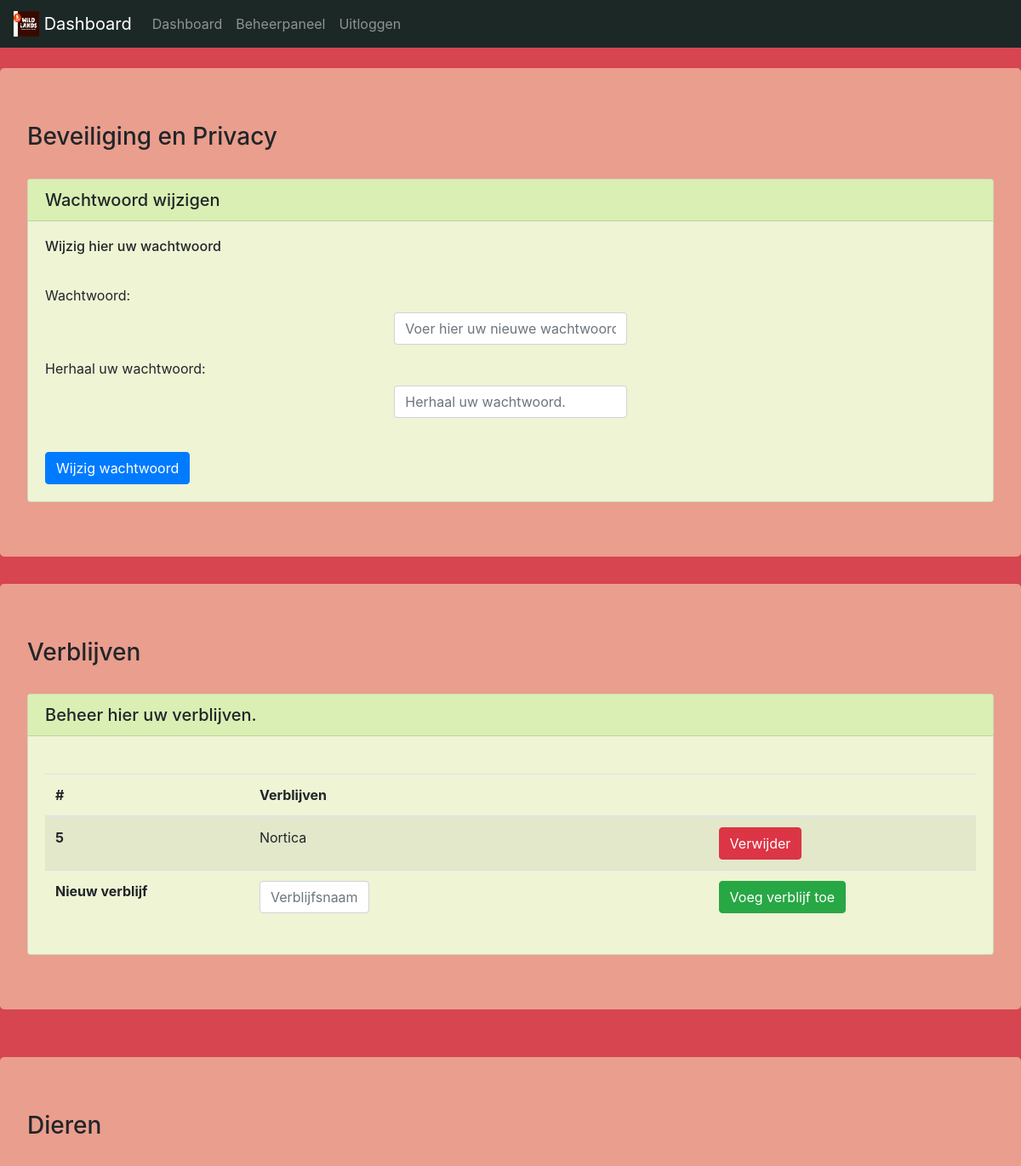
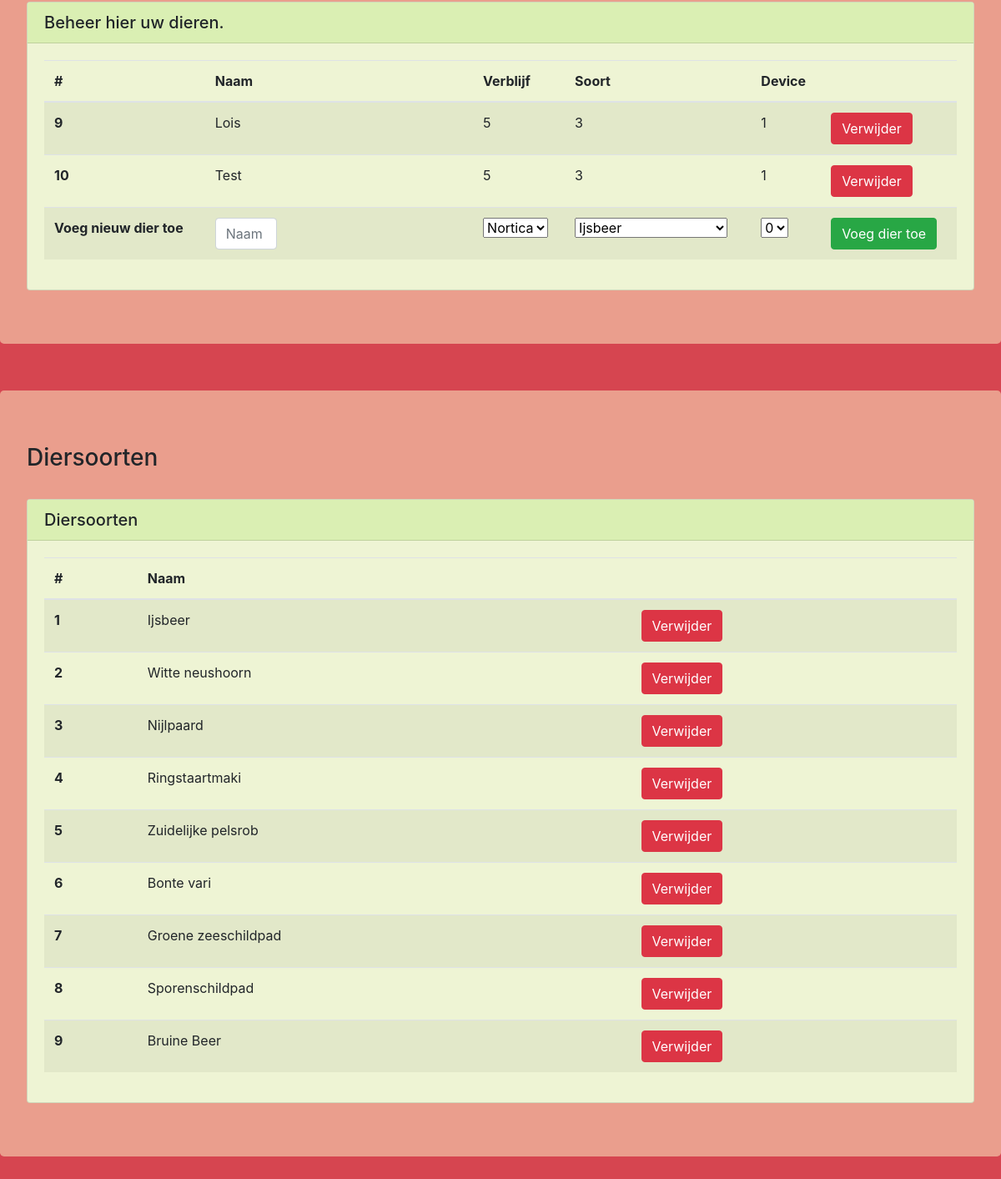
Screenshot of /panel (signed in) with the database file from the repository (2 pictures, top to bottom).
### Webapplicatie/models.py (models this page shows, shortened)
class Verblijf(db.Model):
    __tablename__ = "Verblijf"
    id = db.Column(db.Integer, primary_key = True)
    name = db.Column(db.Text)

class Dier(db.Model):
    __tablename__ = "Dier"
    id = db.Column(db.Integer, primary_key = True)
    soort = db.Column(db.Integer, db.ForeignKey("Diersoort.id"))
    name = db.Column(db.Text)
    detected = db.Column(db.Boolean)
    device = db.Column(db.Integer, db.ForeignKey("Device.id"))
    verblijf = db.Column(db.Integer,db.ForeignKey("Verblijf.id"))

class Diersoort(db.Model):
    __tablename__ = "Diersoort"
    id = db.Column(db.Integer, primary_key = True)
    name = db.Column(db.Text)

### Webapplicatie/views.py (the view, shortened to what this page needs)
@app.route('/panel', methods=['GET', 'POST'])
@login_required
def panel():
    admin = current_user.admin
    stays = Verblijf.query.all()
    animals = Dier.query.all()
    sort = Diersoort.query.all()
    change_pw = change_password()
    addstay = add_stay()
    addanimal = add_animal()
    return render_template('panel.html', admin=admin, change_pw=change_pw, stays=stays, addstay=addstay, animals=animals, addanimal=addanimal, sort=sort)

### Webapplicatie/forms.py
class change_password(FlaskForm):
    password = PasswordField('Wachtwoord: ', validators=[DataRequired(), EqualTo('confirm', message='De wachtwoorden komen niet overeen!')])
    confirm = PasswordField('Herhaal uw wachtwoord: ', validators=[DataRequired()])
    submit = SubmitField('Wijzig wachtwoord')

class add_stay(FlaskForm):
    stay = StringField(validators=[DataRequired()])
    submit = SubmitField('Voeg verblijf toe')

### Webapplicatie/models.py (called while the page is built)
    @login_manager.user_loader
    def load_user(user_id):
        return User.query.get(user_id)

### Webapplicatie/views.py (called while the page is built)
@app.after_request
def add_header(response):
    response.headers['Cache-Control'] = 'public, max-age=0'
    return response

### Webapplicatie/templates/panel.html (shortened to what this page needs)
{% extends 'base.html' %}
{% block content %}
<br>
<div class="jumbotron" style="background: #EA9E8D;">
    <h3>Beveiliging en Privacy</h3>
    <br>
    <div class="card" style="background: #EEF4D4;">
        <h5 class="card-header" style="background: #DAEFB3;">Wachtwoord wijzigen</h5>
        <div class="card-body">
            <h6 class="card-title">Wijzig hier uw wachtwoord</h6>
            <br>
            <form method="POST">
            <div class="form-group">
                {{ change_pw.password.label }}
                {{ change_pw.password(class="form-control", style="width: 25%; margin-left: auto; margin-right: auto;", placeholder="Voer hier uw nieuwe wachtwoord in.")  }}
            </div>
            <div class="form-group">
                {{ change_pw.confirm.label }}
                {{ change_pw.confirm(class="form-control", style="width: 25%; margin-left: auto; margin-right: auto;", placeholder="Herhaal uw wachtwoord.")  }}
            </div>
            <br>
            {{ change_pw.submit(class="btn btn-primary") }}
            </form>
        </div>
    </div>
</div>
{% if admin %}
<div class="jumbotron" style="background: #EA9E8D;">
    <h3>Verblijven</h3>
    <br>
    <div class="card" style="background: #EEF4D4;">
        <h5 class="card-header" style="background: #DAEFB3;">Beheer hier uw verblijven.</h5>
        <br>
        <div class="card-body" >
            <table class="table table-striped">
                <thead>
                    <th scope="col">#</th>
                    <th scope="col">Verblijven</th>
                    <th scope="col"></th>
                </thead>
                <tbody>
                    {% for i in stays %}
                    <tr>
                        <th scope="row">{{ i.id }}</th>
                        <td>{{ i.name }}</td>
                        <td><a href="rem_stay/{{ i.id }}", class="btn btn-danger btn-small">Verwijder</a></td>
                    </tr>
                    {% endfor %}
                    <tr>
                        <form method="POST">
                            <th scope="row">Nieuw verblijf</th>
                            <td>{{ addstay.stay(class='form-control', style="width: 25%;", placeholder='Verblijfsnaam') }}</td>
                            <td>{{ addstay.submit(class='btn btn-success btn-small') }}</td>
                        </form>
                    </tr>
                </tbody>
            </table>
        </div>
    </div>
</div>
<br>
<div class="jumbotron" style="background: #EA9E8D;">
    <h3>Dieren</h3>
    <br>
    <div class="card" style="background: #EEF4D4;">
        <h5 class="card-header" style="background: #DAEFB3;">Beheer hier uw dieren.</h5>
        <div class="card-body">
            <table class="table table-striped">
                <thead>
                    <th scope="col">#</th>
                    <th scope="col">Naam</th>
                    <th scope="col">Verblijf</th>
                    <th scope="col">Soort</th>
                    <th scope="col">Device</th>
                    <th></th>
                </thead>
                <tbody>
                    {% for i in animals %}
                    <tr>
                        <th scope="row">{{ i.id }}</th>
                        <td>{{ i.name }}</td>
                        <td>{{ i.verblijf }}</td>
                        <td>{{ i.soort }}</td>
                        <td>{{ i.device }}</td>
                        <td><a href="rem_animal/{{ i.id }}", class="btn btn-danger btn-small">Verwijder</a></td>
                    {% endfor %}
                    </tr>
                    <form method="POST">
                    <tr>
                        <th scope="row">Voeg nieuw dier toe</th>
                        <td>{{ addanimal.naam(class="form-control", placeholder="Naam", style="width: 25%;") }}</td>
                        <td>{{ addanimal.verblijf(class="form-select") }}</td>
                        <td>{{ addanimal.soort(class="form-select") }}</td>
                        <td>{{ addanimal.device(class="form-select") }}</td>
                        <td>{{ addanimal.submit(class="btn btn-success btn-small") }}</td>
                    </tr>
                    </form>
                </tbody>
            </table>
        </div>
    </div>
</div>
<br>
<div class="jumbotron" style="background: #EA9E8D;">
    <h3>Diersoorten</h3>
    <br>
    <div class="card" style="background: #EEF4D4;">
        <h5 class="card-header" style="background: #DAEFB3;">Diersoorten</h5>
        <div class="card-body">
            <table class="table table-striped">
                <thead>
                    <th scope="col">#</th>
                    <th scope="col">Naam</th>
                    <th scope="col"></th>
                </thead>
                <tbody>
                    {% for i in sort %}
                    <tr>
                        <th scope="row">{{ i.id }}</th>
                        <td>{{ i.name }}</td>
                        <td><a href="rem_sort/{{ i.id }}", class="btn btn-danger btn-small">Verwijder</a></td>
                    </tr>
                    {% endfor %}
                </tbody>
            </table>
        </div>
    </div>
</div>
{% endif %}
{% endblock %}

### Webapplicatie/templates/base.html (shortened to what this page needs)
<!DOCTYPE html>
<html>
    <head>
        <link rel="stylesheet" href="https://stackpath.bootstrapcdn.com/bootstrap/4.3.1/css/bootstrap.min.css">
        <link rel="stylesheet" href="static/style.css">
    </head>
    <body style="background-color: #d64550;">
        <nav class="navbar navbar-expand-lg navbar-dark" style="background: #1c2826;">
            <a class="navbar-brand" href="#">
                <img src="static/logo.png" width="30" height="30" class="d-inline-block align-top">
                Dashboard
            </a>
            {% if current_user.is_authenticated %}
            <ul class="navbar-nav mr-auto">
                <li class="nav-item"><a class="nav-link" href="{{ url_for('dashboard') }}">Dashboard</a></li>
                <li class="nav-item"><a class="nav-link" href="{{ url_for('panel') }}">Beheerpaneel</a></li>
                <li class="nav-item"><a class="nav-link" href="{{ url_for('logout') }}">Uitloggen</a></li>
            </ul>
            {% else %}
            <ul class="navbar-nav mr-auto">
                <li class="nav-item"><a class="nav-link" href="{{ url_for('login') }}">Inloggen</a></li>
            </ul>
            {% endif %}
        </nav>
        {% block content %}
        {% endblock %}
    </body>
</html>

### rows the page displays
Verblijf: id "5", name "Nortica"
Dier: id "9", name "Lois", verblijf "5", soort "3", device "1"
Dier: id "10", name "Test", verblijf "5", soort "3", device "1"
Diersoort: id "1", name "Ijsbeer"
Diersoort: id "2", name "Witte neushoorn"
Diersoort: id "3", name "Nijlpaard"
Diersoort: id "4", name "Ringstaartmaki"
Diersoort: id "5", name "Zuidelijke pelsrob"
Diersoort: id "6", name "Bonte vari"
Diersoort: id "7", name "Groene zeeschildpad"
Diersoort: id "8", name "Sporenschildpad"
Diersoort: id "9", name "Bruine Beer"

### other values shown
{{ change_pw.password.label }} "Wachtwoord:"
{{ change_pw.confirm.label }} "Herhaal uw wachtwoord:"
